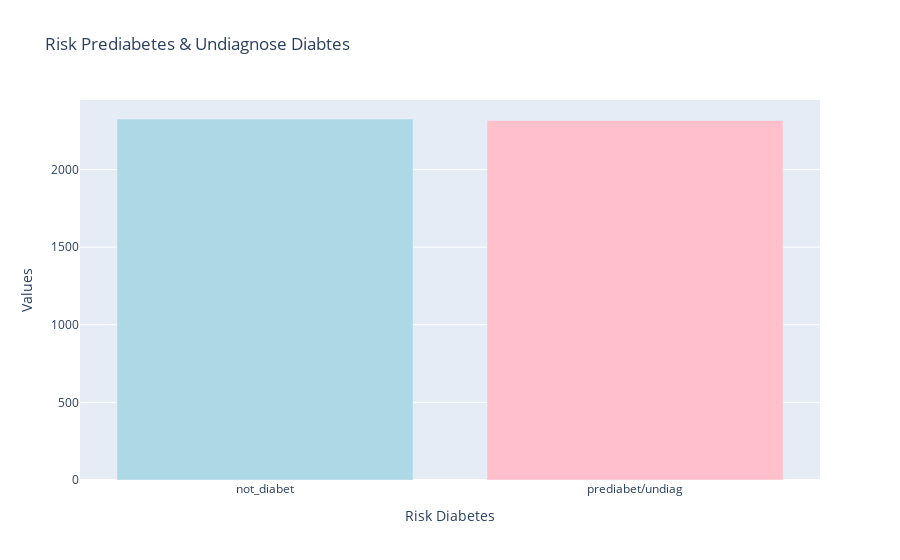

The code cell stored with this chart in its notebook:
### Code cell
import plotly.express as px
barplot = df['case2_diabet'].value_counts()
fig = px.bar(x=barplot.index, y=[barplot.values], 
             color=["lightblue","pink",  ], 
             color_discrete_map="identity",
             labels={"value": "Values",
                     "x": "Risk Diabetes",},
             title="Risk Prediabetes & Undiagnose Diabtes",
            )
fig.layout.yaxis.tickformat 
fig.show()

### Figure 1 — Plotly figure (JSON) as saved in the notebook; plotly's stock layout.template omitted (floating-point values rounded to 4 significant figures)
{"data": [{"alignmentgroup": "True", "hovertemplate": "Risk Diabetes=%{x}<br>Values=%{y}<extra></extra>", "legendgroup": "", "marker": {"color": "lightblue"}, "name": "", "offsetgroup": "", "orientation": "v", "showlegend": false, "textposition": "auto", "type": "bar", "x": ["not_diabet"], "xaxis": "x", "y": [2325], "yaxis": "y"}, {"alignmentgroup": "True", "hovertemplate": "Risk Diabetes=%{x}<br>Values=%{y}<extra></extra>", "legendgroup": "", "marker": {"color": "pink"}, "name": "", "offsetgroup": "", "orientation": "v", "showlegend": false, "textposition": "auto", "type": "bar", "x": ["prediabet/undiag"], "xaxis": "x", "y": [2315], "yaxis": "y"}], "layout": {"barmode": "relative", "legend": {"tracegroupgap": 0}, "title": {"text": "Risk Prediabetes & Undiagnose Diabtes"}, "xaxis": {"anchor": "y", "domain": [0, 1], "title": {"text": "Risk Diabetes"}}, "yaxis": {"anchor": "x", "domain": [0, 1], "title": {"text": "Values"}}}}
